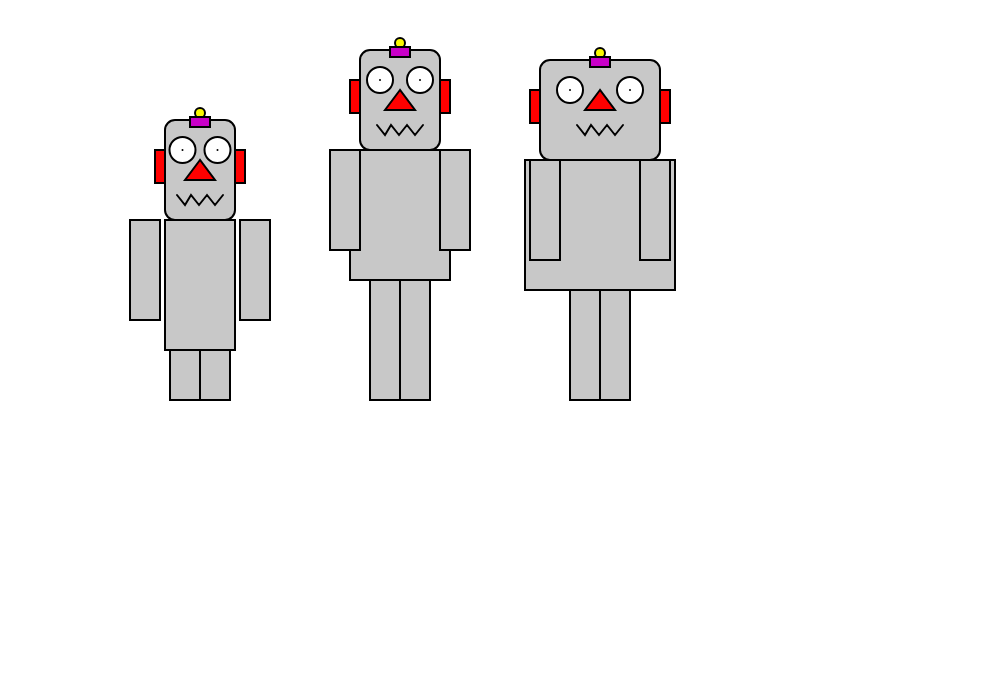
Frame 1 (no input)
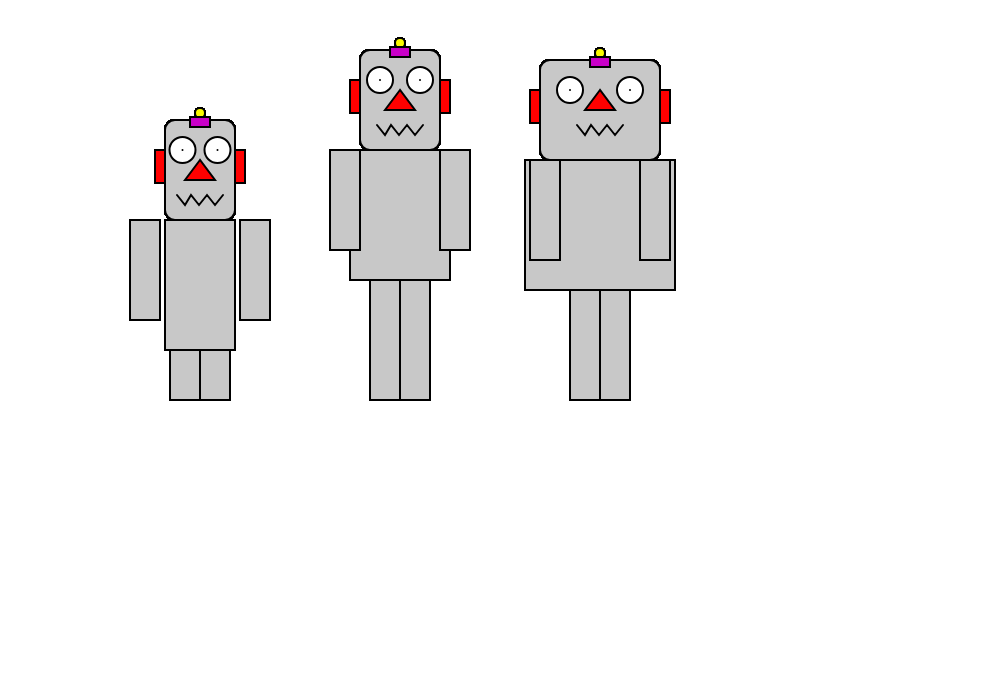
Frame 60 (no input)
Frame 120 (the mouse pressed at the canvas centre since frame 60): identical to frame 60, image omitted

The p5.js sketch that drew these frames (run headless with seeded random() and noise() and a simulated clock; from frame 60 on, the mouse is pressed at the canvas centre):

// p5.js sketch
// ── sketch.js
//Hack it - we are the robot family

//TASK 1. modify the code so that all three robots are drawn
//TASK 2. try changing the numbers to create your robot family
//TASK 3. create more arrays and use the values in them to add more variation to the robots

var robotWidths;
var robotHeights;
var headWidths;

function setup() {
  //create a canvas for the robot
  createCanvas(1000, 700);
  robotWidths = [70, 100, 150];
  robotHeights = [50, 120, 110];
  headWidths = [0.7, 0.8, 1.2];
}

function draw() {
  strokeWeight(2);
  translate(0, 400);

  //ROBOT 1
  translate(200, 0);

  fill(200);
  rect(-robotWidths[0] / 2, -robotHeights[0] - 130, robotWidths[0], 130);
  rect(-70, -robotHeights[0] - 130, 30, 100);
  rect(40, -robotHeights[0] - 130, 30, 100);
  rect(-30, -robotHeights[0], 30, robotHeights[0]);
  rect(0, -robotHeights[0], 30, robotHeights[0]);

  //robot heads
  fill(200);
  rect(
    -50 * headWidths[0],
    -robotHeights[0] - 230,
    100 * headWidths[0],
    100,
    10
  );

  //ears
  fill(255, 0, 0);
  rect(-50 * headWidths[0] - 10, -robotHeights[0] - 200, 10, 33);
  rect(50 * headWidths[0], -robotHeights[0] - 200, 10, 33);

  //robots' antennas
  fill(250, 250, 0);
  ellipse(0, -robotHeights[0] - 237, 10, 10);
  fill(200, 0, 200);
  rect(-10, -robotHeights[0] - 233, 20, 10);

  //robot's eyes
  fill(255);
  ellipse(-25 * headWidths[0], -robotHeights[0] - 200, 26, 26);
  point(-25 * headWidths[0], -robotHeights[0] - 200);
  ellipse(25 * headWidths[0], -robotHeights[0] - 200, 26, 26);
  point(25 * headWidths[0], -robotHeights[0] - 200);

  //robots' nose
  fill(255, 0, 0);
  triangle(
    0,
    -robotHeights[0] - 190,
    -15,
    -robotHeights[0] - 170,
    15,
    -robotHeights[0] - 170
  );

  //robot mouth
  noFill();
  beginShape();
  vertex(-23, -robotHeights[0] - 155);
  vertex(-15, -robotHeights[0] - 145);
  vertex(-9, -robotHeights[0] - 155);
  vertex(-1, -robotHeights[0] - 145);
  vertex(7, -robotHeights[0] - 155);
  vertex(15, -robotHeights[0] - 145);
  vertex(23, -robotHeights[0] - 155);
  endShape();

  //ROBOT 2
  translate(200, 0);

  fill(200);
  rect(-robotWidths[1] / 2, -robotHeights[1] - 130, robotWidths[1], 130);
  rect(-70, -robotHeights[1] - 130, 30, 100);
  rect(40, -robotHeights[1] - 130, 30, 100);
  rect(-30, -robotHeights[1], 30, robotHeights[1]);
  rect(0, -robotHeights[1], 30, robotHeights[1]);

  //robot heads
  fill(200);
  rect(
    -50 * headWidths[1],
    -robotHeights[1] - 230,
    100 * headWidths[1],
    100,
    10
  );

  //ears
  fill(255, 0, 0);
  rect(-50 * headWidths[1] - 10, -robotHeights[1] - 200, 10, 33);
  rect(50 * headWidths[1], -robotHeights[1] - 200, 10, 33);

  //robots' antennas
  fill(250, 250, 0);
  ellipse(0, -robotHeights[1] - 237, 10, 10);
  fill(200, 0, 200);
  rect(-10, -robotHeights[1] - 233, 20, 10);

  //robot's eyes
  fill(255);
  ellipse(-25 * headWidths[1], -robotHeights[1] - 200, 26, 26);
  point(-25 * headWidths[1], -robotHeights[1] - 200);
  ellipse(25 * headWidths[1], -robotHeights[1] - 200, 26, 26);
  point(25 * headWidths[1], -robotHeights[1] - 200);

  //robots' nose
  fill(255, 0, 0);
  triangle(
    0,
    -robotHeights[1] - 190,
    -15,
    -robotHeights[1] - 170,
    15,
    -robotHeights[1] - 170
  );

  //robot mouth
  noFill();
  beginShape();
  vertex(-23, -robotHeights[1] - 155);
  vertex(-15, -robotHeights[1] - 145);
  vertex(-9, -robotHeights[1] - 155);
  vertex(-1, -robotHeights[1] - 145);
  vertex(7, -robotHeights[1] - 155);
  vertex(15, -robotHeights[1] - 145);
  vertex(23, -robotHeights[1] - 155);
  endShape();

  //ROBOT 3
  translate(200, 0);

  fill(200);
  rect(-robotWidths[2] / 2, -robotHeights[2] - 130, robotWidths[2], 130);
  rect(-70, -robotHeights[2] - 130, 30, 100);
  rect(40, -robotHeights[2] - 130, 30, 100);
  rect(-30, -robotHeights[2], 30, robotHeights[2]);
  rect(0, -robotHeights[2], 30, robotHeights[2]);

  //robot heads
  fill(200);
  rect(
    -50 * headWidths[2],
    -robotHeights[2] - 230,
    100 * headWidths[2],
    100,
    10
  );

  //ears
  fill(255, 0, 0);
  rect(-50 * headWidths[2] - 10, -robotHeights[2] - 200, 10, 33);
  rect(50 * headWidths[2], -robotHeights[2] - 200, 10, 33);

  //robots' antennas
  fill(250, 250, 0);
  ellipse(0, -robotHeights[2] - 237, 10, 10);
  fill(200, 0, 200);
  rect(-10, -robotHeights[2] - 233, 20, 10);

  //robot's eyes
  fill(255);
  ellipse(-25 * headWidths[2], -robotHeights[2] - 200, 26, 26);
  point(-25 * headWidths[2], -robotHeights[2] - 200);
  ellipse(25 * headWidths[2], -robotHeights[2] - 200, 26, 26);
  point(25 * headWidths[2], -robotHeights[2] - 200);

  //robots' nose
  fill(255, 0, 0);
  triangle(
    0,
    -robotHeights[1] - 190,
    -15,
    -robotHeights[1] - 170,
    15,
    -robotHeights[1] - 170
  );

  //robot mouth
  noFill();
  beginShape();
  vertex(-23, -robotHeights[1] - 155);
  vertex(-15, -robotHeights[1] - 145);
  vertex(-9, -robotHeights[1] - 155);
  vertex(-1, -robotHeights[1] - 145);
  vertex(7, -robotHeights[1] - 155);
  vertex(15, -robotHeights[1] - 145);
  vertex(23, -robotHeights[1] - 155);
  endShape();
}
